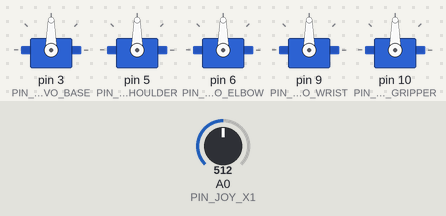
Simulated run of this sketch. Board: Arduino Uno, built with avr-gcc and run on an emulated ATmega328P. Parts: 5 × servo. The test bench sets the inputs (shaded band); at power-on: A0 (PIN_JOY_X1) = 512.

Above: at 1.7 s.
1.8 s: A0 (PIN_JOY_X1) set to 716
At 2.8 s:
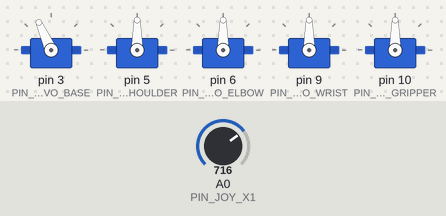
3.3 s: A0 (PIN_JOY_X1) set to 900
At 4.1 s:
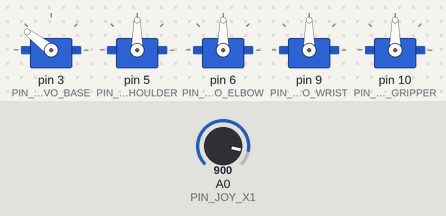
4.8 s: A0 (PIN_JOY_X1) set to 1023
At 5.6 s:
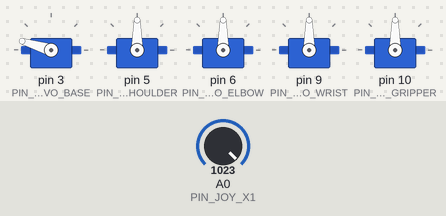
6.3 s: A0 (PIN_JOY_X1) set to 306
At 6.9 s:
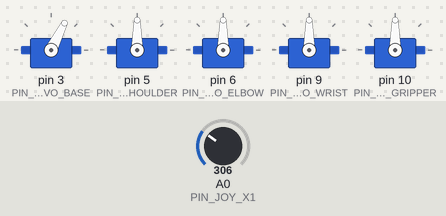
7.9 s: A0 (PIN_JOY_X1) set to 122
At 9.4 s:
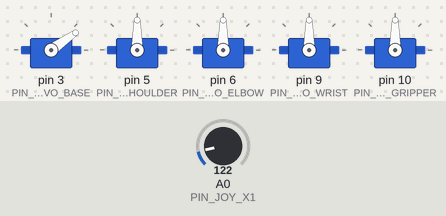
Timing chart, 0 to 10.4 s (numbered marks = the images above; inputs shaded):
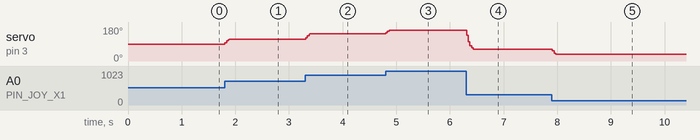

Measured:
- after the input at 1.8 s, servo on pin 3 (PIN_SERVO_BASE): 90° → 114° at once
- after the input at 3.3 s, servo on pin 3 (PIN_SERVO_BASE): 114° → 143° at once
- after the input at 4.8 s, servo on pin 3 (PIN_SERVO_BASE): 143° → 163° at once
- after the input at 6.3 s, servo on pin 3 (PIN_SERVO_BASE): 163° → 63° at once
- after the input at 7.9 s, servo on pin 3 (PIN_SERVO_BASE): 63° → 35° at once

The sketch:

ArmControl.ino
```cpp
#include <Arduino.h>
#include <Servo.h>

// ======= Pin configuration =======
const uint8_t PIN_SERVO_BASE     = 3;
const uint8_t PIN_SERVO_SHOULDER = 5;
const uint8_t PIN_SERVO_ELBOW    = 6;
const uint8_t PIN_SERVO_WRIST    = 9;
const uint8_t PIN_SERVO_GRIPPER  = 10;

const uint8_t PIN_JOY_X1 = A0;
const uint8_t PIN_JOY_Y1 = A1;
const uint8_t PIN_JOY_X2 = A2;
const uint8_t PIN_JOY_Y2 = A3;
const uint8_t PIN_GRIP_POT = A4;
const uint8_t PIN_GRIP_BTN = 7;

// ======= Joint limits and trims =======
struct Joint {
  uint8_t pin;
  int minAngle;
  int maxAngle;
  int centerTrim;
  int current;
};

Joint base     = {PIN_SERVO_BASE,     10, 170,  0, 90};
Joint shoulder = {PIN_SERVO_SHOULDER, 15, 165,  0, 90};
Joint elbow    = {PIN_SERVO_ELBOW,    15, 165,  0, 90};
Joint wrist    = {PIN_SERVO_WRIST,    20, 160,  0, 90};
Joint gripper  = {PIN_SERVO_GRIPPER,  30, 110,  0, 90};

Servo sBase, sShoulder, sElbow, sWrist, sGripper;

// ======= Control behaviour =======
const int   DEAD_BAND = 8;    // degrees
const float ALPHA     = 0.25; // 0..1 low-pass filter factor
bool        USE_GRIP_POT = true;

int mapAnalogToAngle(int analogValue, const Joint &j) {
  long a = map(analogValue, 0, 1023, j.minAngle, j.maxAngle);
  a += j.centerTrim;
  if (a < j.minAngle) a = j.minAngle;
  if (a > j.maxAngle) a = j.maxAngle;
  return (int)a;
}

int applyDeadbandAndFilter(int target, int current) {
  if (abs(target - current) < DEAD_BAND) return current;
  return (int)(ALPHA * target + (1.0 - ALPHA) * current);
}

void attachAll() {
  sBase.attach(base.pin);
  sShoulder.attach(shoulder.pin);
  sElbow.attach(elbow.pin);
  sWrist.attach(wrist.pin);
  sGripper.attach(gripper.pin);
}

void writeAll() {
  sBase.write(base.current);
  sShoulder.write(shoulder.current);
  sElbow.write(elbow.current);
  sWrist.write(wrist.current);
  sGripper.write(gripper.current);
}

void centerAll() {
  base.current     = constrain(90 + base.centerTrim,     base.minAngle,     base.maxAngle);
  shoulder.current = constrain(90 + shoulder.centerTrim, shoulder.minAngle, shoulder.maxAngle);
  elbow.current    = constrain(90 + elbow.centerTrim,    elbow.minAngle,    elbow.maxAngle);
  wrist.current    = constrain(90 + wrist.centerTrim,    wrist.minAngle,    wrist.maxAngle);
  gripper.current  = constrain(90 + gripper.centerTrim,  gripper.minAngle,  gripper.maxAngle);
  writeAll();
}

void setup() {
  pinMode(PIN_GRIP_BTN, INPUT_PULLUP);
  attachAll();
  centerAll();
  delay(500);
}


void loop() {
  // Read base joystick (X1)
  int ax0 = analogRead(PIN_JOY_X1);

  // Map to angle and smooth
  int tBase = mapAnalogToAngle(ax0, base);
  base.current = applyDeadbandAndFilter(tBase, base.current);

  // Write outputs
  writeAll();

  delay(15);
}
```
